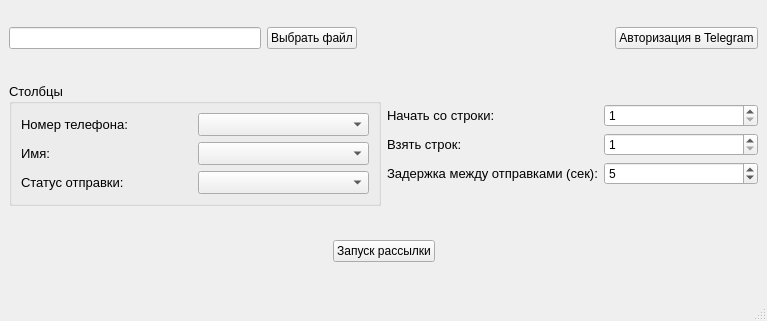
<?xml version="1.0" encoding="UTF-8"?>
<ui version="4.0">
 <class>MainWindow</class>
 <widget class="QMainWindow" name="MainWindow">
  <property name="geometry">
   <rect>
    <x>0</x>
    <y>0</y>
    <width>767</width>
    <height>321</height>
   </rect>
  </property>
  <property name="windowTitle">
   <string>MainWindow</string>
  </property>
  <widget class="QWidget" name="centralwidget">
   <layout class="QGridLayout" name="gridLayout_3">
    <item row="0" column="0">
     <layout class="QVBoxLayout" name="verticalLayout_3" stretch="1,0,1,0,1,0">
      <item>
       <layout class="QHBoxLayout" name="horizontalLayout_2">
        <item>
         <widget class="QLineEdit" name="lineEdit">
          <property name="dragEnabled">
           <bool>false</bool>
          </property>
          <property name="readOnly">
           <bool>true</bool>
          </property>
         </widget>
        </item>
        <item>
         <widget class="QPushButton" name="SelectFileButton">
          <property name="text">
           <string>Выбрать файл</string>
          </property>
          <property name="icon">
           <iconset theme="QIcon::ThemeIcon::DocumentPageSetup"/>
          </property>
         </widget>
        </item>
        <item>
         <spacer name="horizontalSpacer_4">
          <property name="orientation">
           <enum>Qt::Orientation::Horizontal</enum>
          </property>
          <property name="sizeHint" stdset="0">
           <size>
            <width>40</width>
            <height>20</height>
           </size>
          </property>
         </spacer>
        </item>
        <item>
         <widget class="QPushButton" name="AuthTgButton">
          <property name="text">
           <string>Авторизация в Telegram</string>
          </property>
          <property name="icon">
           <iconset theme="QIcon::ThemeIcon::CameraWeb"/>
          </property>
         </widget>
        </item>
       </layout>
      </item>
      <item>
       <spacer name="verticalSpacer">
        <property name="orientation">
         <enum>Qt::Orientation::Vertical</enum>
        </property>
        <property name="sizeType">
         <enum>QSizePolicy::Policy::Minimum</enum>
        </property>
        <property name="sizeHint" stdset="0">
         <size>
          <width>483</width>
          <height>10</height>
         </size>
        </property>
       </spacer>
      </item>
      <item>
       <layout class="QHBoxLayout" name="horizontalLayout_3">
        <item>
         <widget class="QGroupBox" name="groupBox">
          <property name="font">
           <font>
            <pointsize>10</pointsize>
           </font>
          </property>
          <property name="title">
           <string>Столбцы</string>
          </property>
          <layout class="QGridLayout" name="gridLayout">
           <item row="0" column="1">
            <widget class="QComboBox" name="Phone_comboBox"/>
           </item>
           <item row="1" column="1">
            <widget class="QComboBox" name="Name_comboBox"/>
           </item>
           <item row="1" column="0">
            <widget class="QLabel" name="Name_label">
             <property name="font">
              <font>
               <pointsize>10</pointsize>
              </font>
             </property>
             <property name="text">
              <string>Имя:</string>
             </property>
            </widget>
           </item>
           <item row="0" column="0">
            <widget class="QLabel" name="Phone_label">
             <property name="font">
              <font>
               <pointsize>10</pointsize>
              </font>
             </property>
             <property name="text">
              <string>Номер телефона:</string>
             </property>
            </widget>
           </item>
           <item row="2" column="0">
            <widget class="QLabel" name="Status_label">
             <property name="text">
              <string>Статус отправки:</string>
             </property>
            </widget>
           </item>
           <item row="2" column="1">
            <widget class="QComboBox" name="Status_comboBox"/>
           </item>
          </layout>
         </widget>
        </item>
        <item>
         <layout class="QGridLayout" name="gridLayout_2">
          <item row="0" column="0">
           <layout class="QVBoxLayout" name="verticalLayout">
            <item>
             <widget class="QLabel" name="label">
              <property name="font">
               <font>
                <pointsize>10</pointsize>
               </font>
              </property>
              <property name="text">
               <string>Начать со строки:</string>
              </property>
             </widget>
            </item>
            <item>
             <widget class="QLabel" name="label_2">
              <property name="font">
               <font>
                <pointsize>10</pointsize>
               </font>
              </property>
              <property name="text">
               <string>Взять строк:</string>
              </property>
             </widget>
            </item>
            <item>
             <widget class="QLabel" name="label_3">
              <property name="font">
               <font>
                <pointsize>10</pointsize>
               </font>
              </property>
              <property name="text">
               <string>Задержка между отправками (сек):</string>
              </property>
             </widget>
            </item>
           </layout>
          </item>
          <item row="0" column="1">
           <layout class="QVBoxLayout" name="verticalLayout_2">
            <item>
             <widget class="QSpinBox" name="StartRow_spinBox">
              <property name="minimum">
               <number>1</number>
              </property>
             </widget>
            </item>
            <item>
             <widget class="QSpinBox" name="GetRow_spinBox">
              <property name="minimum">
               <number>1</number>
              </property>
              <property name="maximum">
               <number>999999</number>
              </property>
             </widget>
            </item>
            <item>
             <widget class="QSpinBox" name="Delay_spinBox">
              <property name="minimum">
               <number>1</number>
              </property>
              <property name="maximum">
               <number>999999</number>
              </property>
              <property name="value">
               <number>5</number>
              </property>
             </widget>
            </item>
           </layout>
          </item>
         </layout>
        </item>
       </layout>
      </item>
      <item>
       <spacer name="verticalSpacer_2">
        <property name="orientation">
         <enum>Qt::Orientation::Vertical</enum>
        </property>
        <property name="sizeType">
         <enum>QSizePolicy::Policy::Minimum</enum>
        </property>
        <property name="sizeHint" stdset="0">
         <size>
          <width>483</width>
          <height>10</height>
         </size>
        </property>
       </spacer>
      </item>
      <item>
       <layout class="QHBoxLayout" name="horizontalLayout">
        <item>
         <spacer name="horizontalSpacer">
          <property name="orientation">
           <enum>Qt::Orientation::Horizontal</enum>
          </property>
          <property name="sizeHint" stdset="0">
           <size>
            <width>40</width>
            <height>20</height>
           </size>
          </property>
         </spacer>
        </item>
        <item>
         <widget class="QPushButton" name="StartButton">
          <property name="text">
           <string>Запуск рассылки</string>
          </property>
          <property name="icon">
           <iconset theme="QIcon::ThemeIcon::MediaPlaybackStart"/>
          </property>
         </widget>
        </item>
        <item>
         <spacer name="horizontalSpacer_2">
          <property name="orientation">
           <enum>Qt::Orientation::Horizontal</enum>
          </property>
          <property name="sizeHint" stdset="0">
           <size>
            <width>40</width>
            <height>20</height>
           </size>
          </property>
         </spacer>
        </item>
       </layout>
      </item>
      <item>
       <spacer name="verticalSpacer_3">
        <property name="orientation">
         <enum>Qt::Orientation::Vertical</enum>
        </property>
        <property name="sizeType">
         <enum>QSizePolicy::Policy::Minimum</enum>
        </property>
        <property name="sizeHint" stdset="0">
         <size>
          <width>483</width>
          <height>10</height>
         </size>
        </property>
       </spacer>
      </item>
     </layout>
    </item>
   </layout>
  </widget>
  <widget class="QMenuBar" name="menubar">
   <property name="geometry">
    <rect>
     <x>0</x>
     <y>0</y>
     <width>767</width>
     <height>22</height>
    </rect>
   </property>
  </widget>
  <widget class="QStatusBar" name="statusbar"/>
 </widget>
 <resources/>
 <connections/>
</ui>
